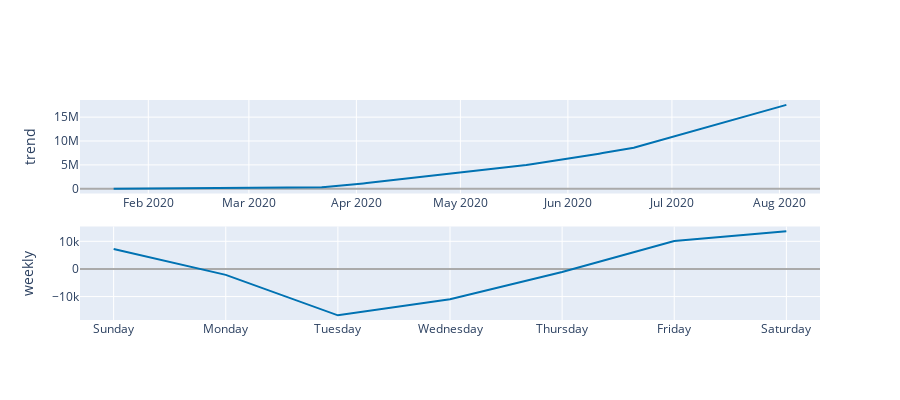

Notebook cell for this chart:
### Code cell
plot_components_plotly(model, forecast)

### Figure 1 — Plotly figure (JSON) as saved in the notebook; plotly's stock layout.template omitted (floating-point values rounded to 4 significant figures; data arrays with more than 128 entries replaced by an {"elided": "..."} marker saying what was removed)
{"data": [{"line": {"color": "#0072B2", "width": 2}, "mode": "lines", "name": "trend", "type": "scatter", "x": {"elided": "195 str values"}, "xaxis": "x", "y": {"elided": "195 float values"}, "yaxis": "y"}, {"line": {"color": "rgba(0, 114, 178, 0.2)", "width": 0}, "mode": "lines", "name": "trend_upper", "type": "scatter", "x": {"elided": "195 str values"}, "xaxis": "x", "y": {"elided": "195 float values"}, "yaxis": "y"}, {"fill": "tonexty", "fillcolor": "rgba(0, 114, 178, 0.2)", "line": {"color": "rgba(0, 114, 178, 0.2)", "width": 0}, "mode": "lines", "name": "trend_lower", "type": "scatter", "x": {"elided": "195 str values"}, "xaxis": "x", "y": {"elided": "195 float values"}, "yaxis": "y"}, {"line": {"color": "#0072B2", "width": 2}, "mode": "lines", "name": "weekly", "type": "scatter", "x": ["2017-01-01T00:00:00", "2017-01-02T00:00:00", "2017-01-03T00:00:00", "2017-01-04T00:00:00", "2017-01-05T00:00:00", "2017-01-06T00:00:00", "2017-01-07T00:00:00"], "xaxis": "x2", "y": [7218.0, -2144.0, -16780.0, -10990.0, -1079.0, 10100.0, 13670.0], "yaxis": "y2"}], "layout": {"height": 400, "showlegend": false, "width": 900, "xaxis": {"anchor": "y", "domain": [0, 1], "range": ["2020-01-12T07:12:00", "2020-08-12T16:48:00"], "type": "date"}, "xaxis2": {"anchor": "y2", "domain": [0, 1], "range": ["2016-12-31T16:48:00", "2017-01-07T07:12:00"], "tickformat": "%A", "type": "date"}, "yaxis": {"anchor": "x", "domain": [0.575, 1], "rangemode": "normal", "title": {"text": "trend"}, "zerolinecolor": "#AAA"}, "yaxis2": {"anchor": "x2", "domain": [0, 0.425], "title": {"text": "weekly"}, "zerolinecolor": "#AAA"}}}
